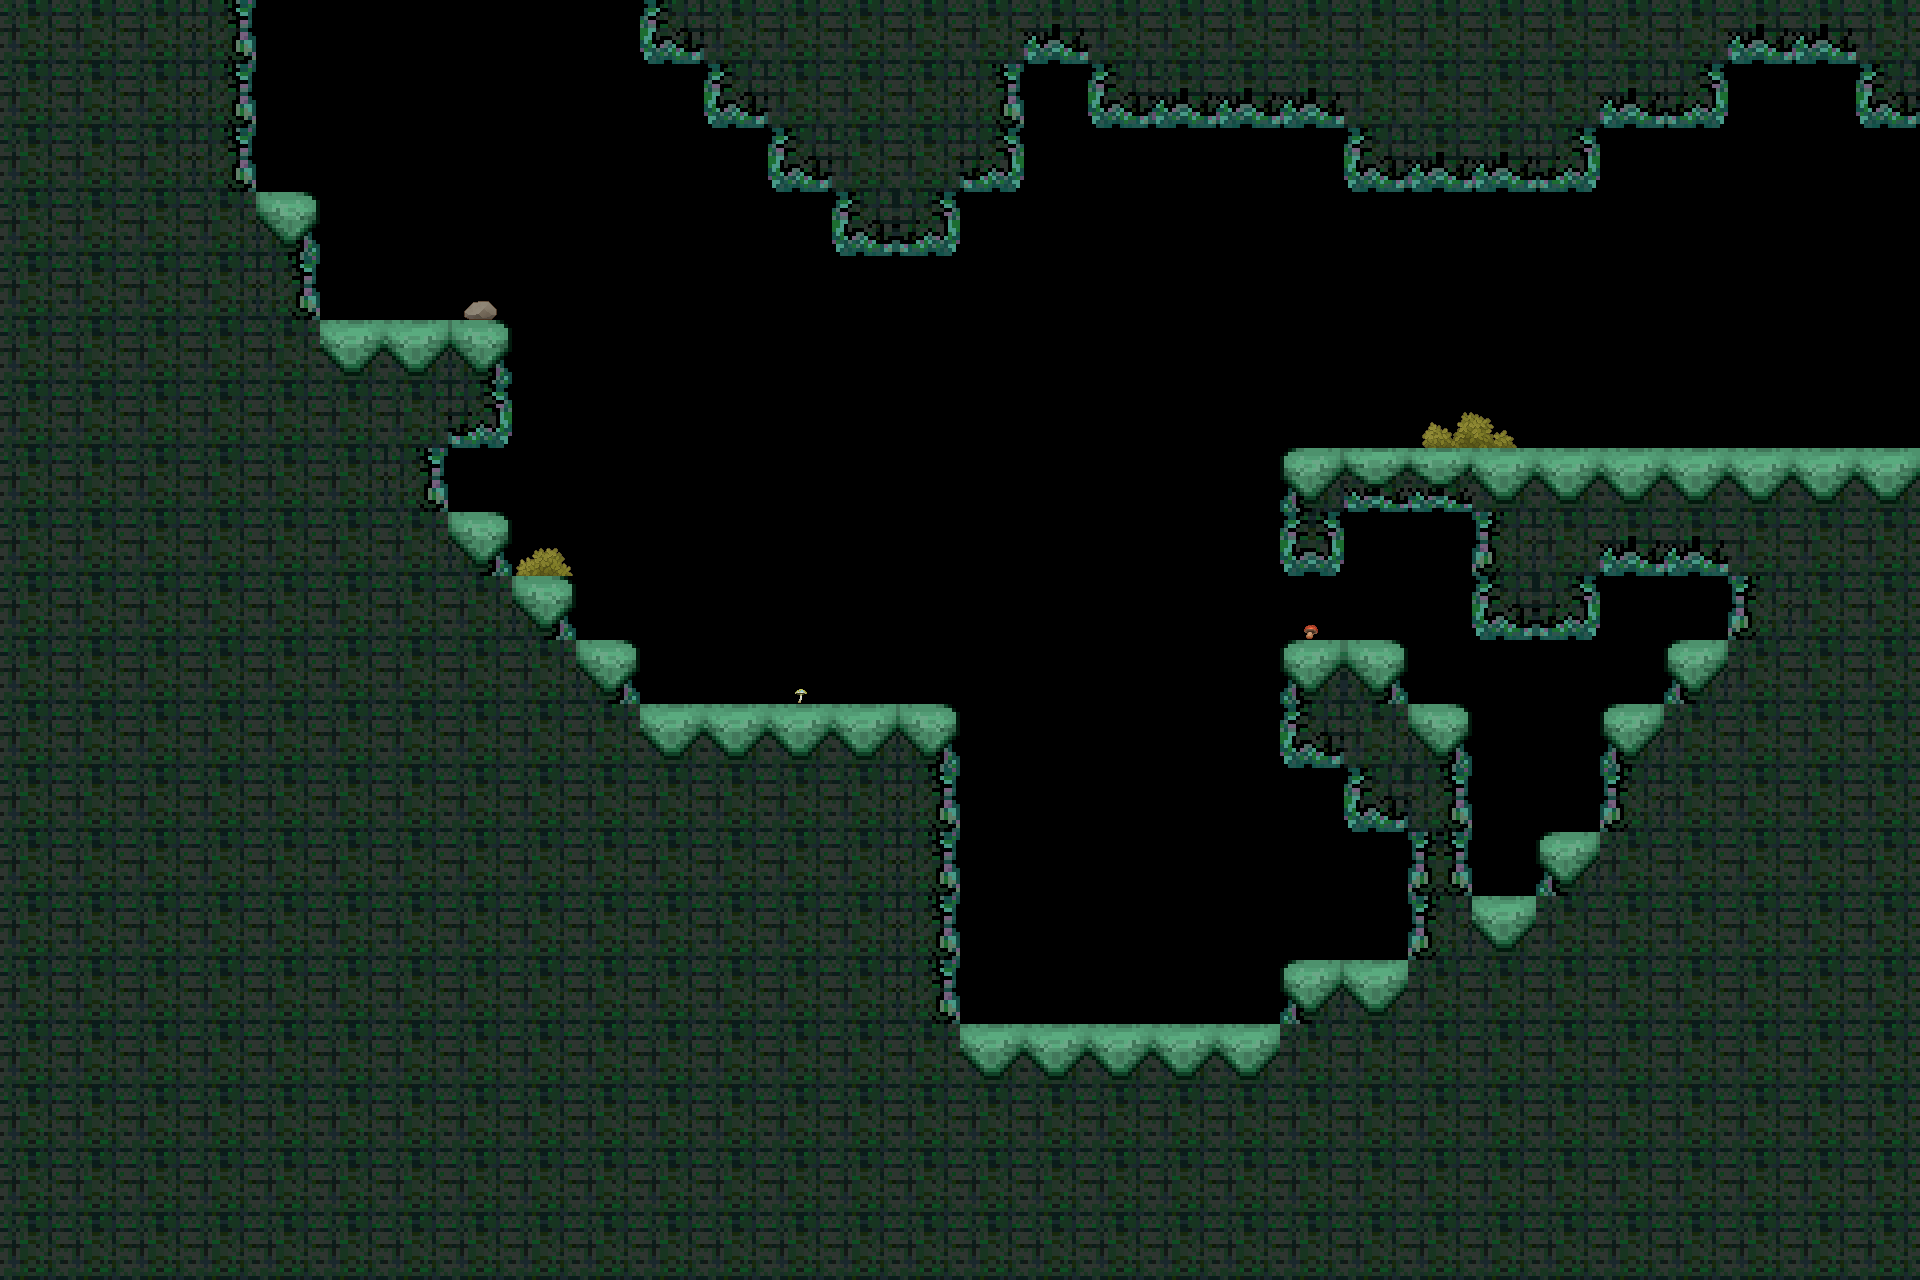

This game map was drawn from its Tiled (.tmx) file and the tilesets committed beside it. A one-line description and the full map source follow:
An orthogonal 30x20 tile map with 64x64 px tiles, 2 tile layers (tiles, deco), 2 tilesets and 8 objects (N, E).

<map version="1.4" tiledversion="1.4.3" orientation="orthogonal" renderorder="right-down" width="30" height="20" tilewidth="64" tileheight="64" infinite="0" nextlayerid="6" nextobjectid="19">
 <tileset firstgid="1" source="../level0.tsx" />
 <tileset firstgid="17" source="../deco1.tsx" />
 <layer id="1" name="tiles" width="30" height="20">
  <data encoding="csv">
6,6,6,7,0,0,0,0,0,0,9,6,6,6,6,6,10,6,6,6,6,6,6,6,6,6,6,10,10,6,
6,6,6,7,0,0,0,0,0,0,0,9,6,6,6,7,0,9,10,10,10,6,6,6,6,10,11,0,0,9,
6,6,6,7,0,0,0,0,0,0,0,0,9,6,6,11,0,0,0,0,0,9,10,10,11,0,0,0,0,0,
6,6,6,6,3,0,0,0,0,0,0,0,0,9,11,0,0,0,0,0,0,0,0,0,0,0,0,0,0,0,
6,6,6,6,7,0,0,0,0,0,0,0,0,0,0,0,0,0,0,0,0,0,0,0,0,0,0,0,0,0,
6,6,6,6,6,2,2,3,0,0,0,0,0,0,0,0,0,0,0,0,0,0,0,0,0,0,0,0,0,0,
6,6,6,6,6,6,6,11,0,0,0,0,0,0,0,0,0,0,0,0,0,0,0,0,0,0,0,0,0,0,
6,6,6,6,6,6,7,0,0,0,0,0,0,0,0,0,0,0,0,0,1,14,14,2,2,2,2,2,2,2,
6,6,6,6,6,6,6,3,0,0,0,0,0,0,0,0,0,0,0,0,12,0,0,5,6,10,10,6,6,6,
6,6,6,6,6,6,6,6,3,0,0,0,0,0,0,0,0,0,0,0,0,0,0,9,11,0,0,5,6,6,
6,6,6,6,6,6,6,6,6,3,0,0,0,0,0,0,0,0,0,0,1,3,0,0,0,0,1,6,6,6,
6,6,6,6,6,6,6,6,6,6,2,2,2,2,3,0,0,0,0,0,9,6,3,0,0,1,6,6,6,6,
6,6,6,6,6,6,6,6,6,6,6,6,6,6,7,0,0,0,0,0,0,9,7,0,0,5,6,6,6,6,
6,6,6,6,6,6,6,6,6,6,6,6,6,6,7,0,0,0,0,0,0,0,8,0,1,6,6,6,6,6,
6,6,6,6,6,6,6,6,6,6,6,6,6,6,7,0,0,0,0,0,0,0,5,2,6,6,6,6,6,6,
6,6,6,6,6,6,6,6,6,6,6,6,6,6,7,0,0,0,0,0,1,2,6,6,6,6,6,6,6,6,
6,6,6,6,6,6,6,6,6,6,6,6,6,6,6,2,2,2,2,2,6,6,6,6,6,6,6,6,6,6,
6,6,6,6,6,6,6,6,6,6,6,6,6,6,6,6,6,6,6,6,6,6,6,6,6,6,6,6,6,6,
6,6,6,6,6,6,6,6,6,6,6,6,6,6,6,6,6,6,6,6,6,6,6,6,6,6,6,6,6,6,
6,6,6,6,6,6,6,6,6,6,6,6,6,6,6,6,6,6,6,6,6,6,6,6,6,6,6,6,6,6
</data>
 </layer>
 <layer id="5" name="deco" width="30" height="20">
  <data encoding="csv">
0,0,0,0,0,0,0,0,0,0,0,0,0,0,0,0,0,0,0,0,0,0,0,0,0,0,0,0,0,0,
0,0,0,0,0,0,0,0,0,0,0,0,0,0,0,0,0,0,0,0,0,0,0,0,0,0,0,0,0,0,
0,0,0,0,0,0,0,0,0,0,0,0,0,0,0,0,0,0,0,0,0,0,0,0,0,0,0,0,0,0,
0,0,0,0,0,0,0,0,0,0,0,0,0,0,0,0,0,0,0,0,0,0,0,0,0,0,0,0,0,0,
0,0,0,0,0,0,0,22,0,0,0,0,0,0,0,0,0,0,0,0,0,0,0,0,0,0,0,0,0,0,
0,0,0,0,0,0,0,0,0,0,0,0,0,0,0,0,0,0,0,0,0,0,0,0,0,0,0,0,0,0,
0,0,0,0,0,0,0,0,0,0,0,0,0,0,0,0,0,0,0,0,0,0,20,21,0,0,0,0,0,0,
0,0,0,0,0,0,0,0,0,0,0,0,0,0,0,0,0,0,0,0,0,0,0,0,0,0,0,0,0,0,
0,0,0,0,0,0,0,0,17,0,0,0,0,0,0,0,0,0,0,0,0,0,0,0,0,0,0,0,0,0,
0,0,0,0,0,0,0,0,0,0,0,0,0,0,0,0,0,0,0,0,33,0,0,0,0,0,0,0,0,0,
0,0,0,0,0,0,0,0,0,0,0,0,35,0,0,0,0,0,0,0,0,0,0,0,0,0,0,0,0,0,
0,0,0,0,0,0,0,0,0,0,0,0,0,0,0,0,0,0,0,0,0,0,0,0,0,0,0,0,0,0,
0,0,0,0,0,0,0,0,0,0,0,0,0,0,0,0,0,0,0,0,0,0,0,0,0,0,0,0,0,0,
0,0,0,0,0,0,0,0,0,0,0,0,0,0,0,0,0,0,0,0,0,0,0,0,0,0,0,0,0,0,
0,0,0,0,0,0,0,0,0,0,0,0,0,0,0,0,0,0,0,0,0,0,0,0,0,0,0,0,0,0,
0,0,0,0,0,0,0,0,0,0,0,0,0,0,0,0,0,0,0,0,0,0,0,0,0,0,0,0,0,0,
0,0,0,0,0,0,0,0,0,0,0,0,0,0,0,0,0,0,0,0,0,0,0,0,0,0,0,0,0,0,
0,0,0,0,0,0,0,0,0,0,0,0,0,0,0,0,0,0,0,0,0,0,0,0,0,0,0,0,0,0,
0,0,0,0,0,0,0,0,0,0,0,0,0,0,0,0,0,0,0,0,0,0,0,0,0,0,0,0,0,0,
0,0,0,0,0,0,0,0,0,0,0,0,0,0,0,0,0,0,0,0,0,0,0,0,0,0,0,0,0,0
</data>
 </layer>
 <objectgroup id="3" name="conx">
  <object id="7" name="N" x="256" y="0" width="384" height="64" />
  <object id="8" name="E" x="1856" y="128" width="64" height="320" />
 </objectgroup>
 <objectgroup id="4" name="spawns">
  <object id="9" x="896" y="640">
   <point />
  </object>
  <object id="10" x="1088" y="960">
   <point />
  </object>
  <object id="18" x="1536" y="384">
   <point />
  </object>
 </objectgroup>
 <objectgroup id="2" name="collision">
  <object id="1" x="0" y="0">
   <polygon points="0,0 256,0 256,192 320,192 320,320 512,320 512,448 448,448 448,512 512,512 512,576 576,576 576,640 640,640 640,704 960,704 960,1024 1280,1024 1280,960 1408,960 1408,832 1344,832 1344,768 1280,768 1280,640 1408,640 1408,704 1472,704 1472,896 1536,896 1536,832 1600,832 1600,704 1664,704 1664,640 1728,640 1728,576 1600,576 1600,640 1472,640 1472,512 1344,512 1344,576 1280,576 1280,448 1920,448 1920,1280 0,1280" />
  </object>
  <object id="2" x="640" y="0">
   <polygon points="0,0 1280,0 1280,128 1216,128 1216,64 1088,64 1088,128 960,128 960,192 704,192 704,128 448,128 448,64 384,64 384,192 320,192 320,256 192,256 192,192 128,192 128,128 64,128 64,64 0,64" />
  </object>
  <object id="17" x="32" y="32">
   <polygon points="0,0 0,1216 1856,1216 1856,0" />
  </object>
 </objectgroup>
</map>
